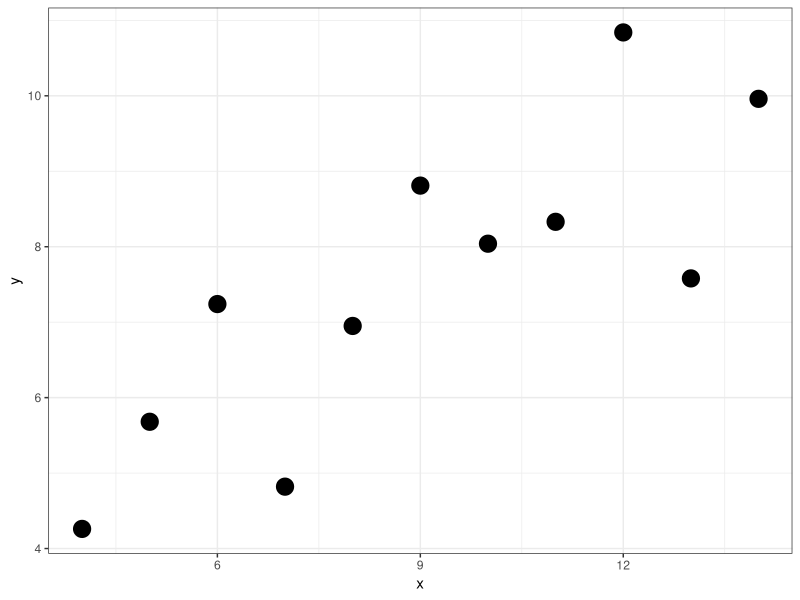
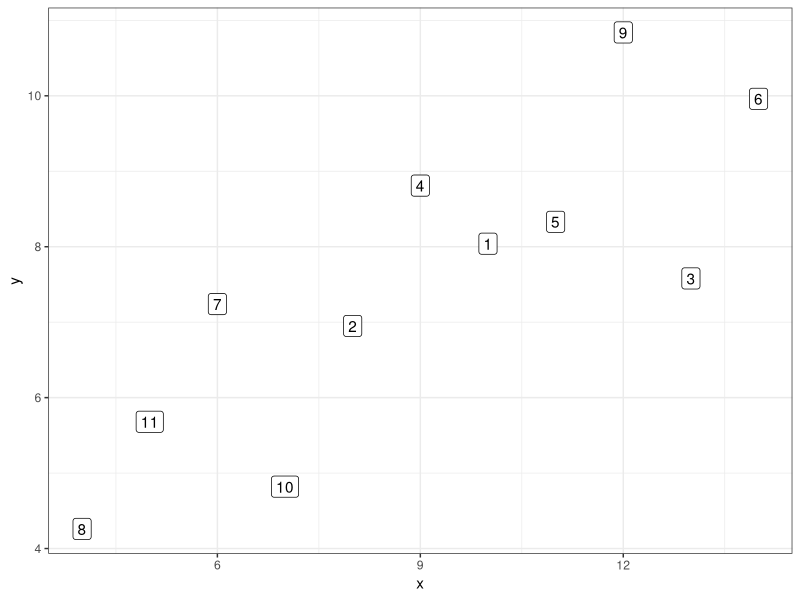
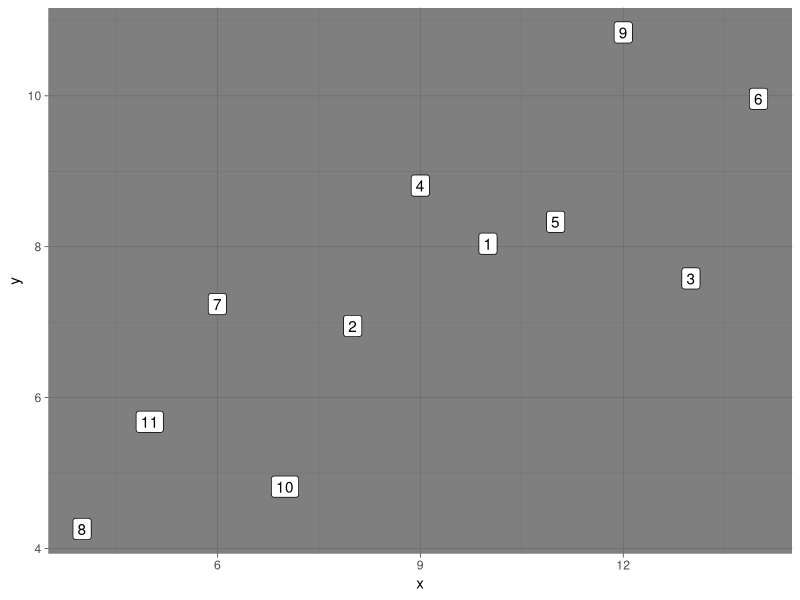
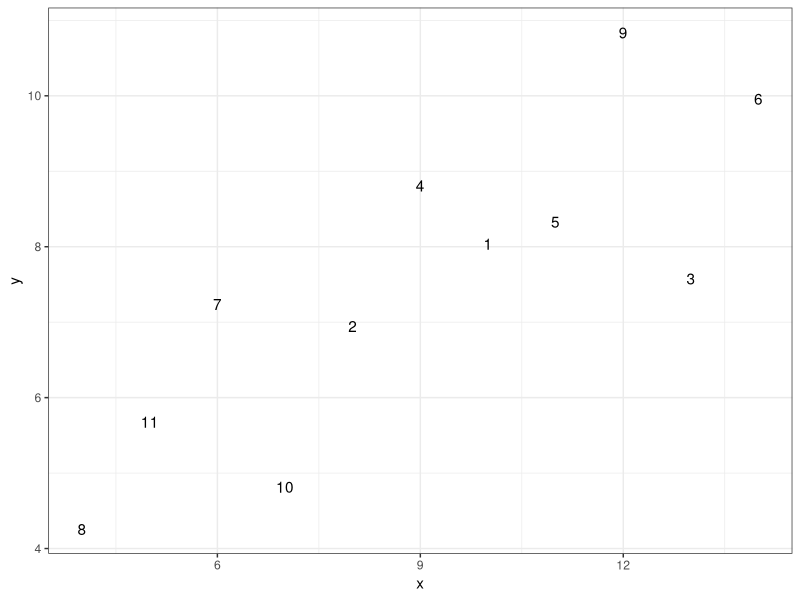
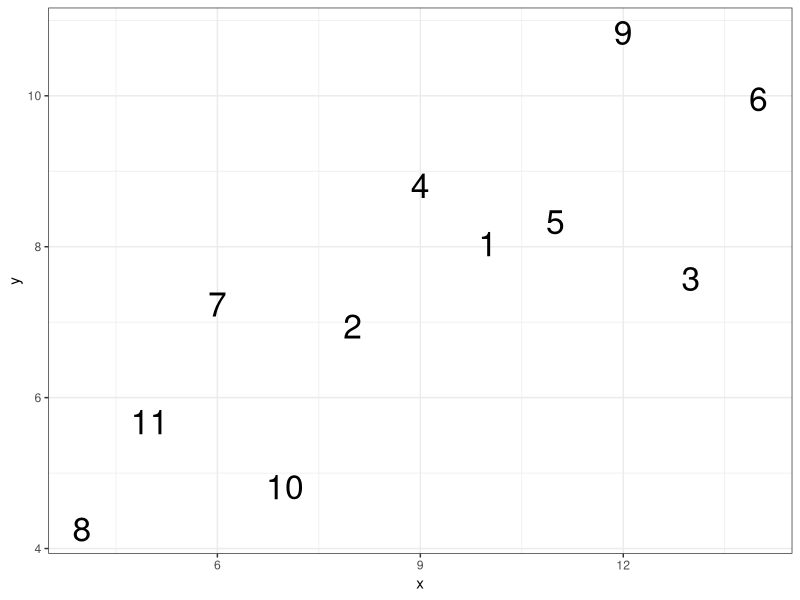
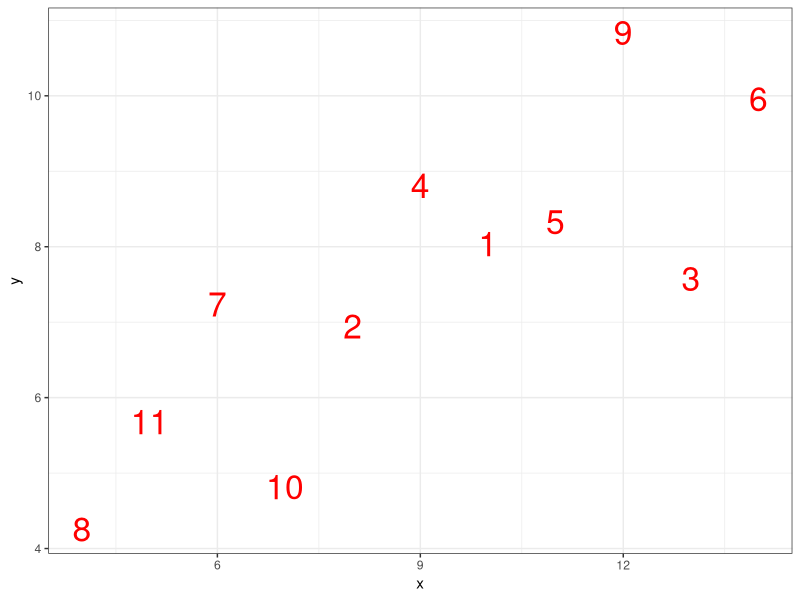
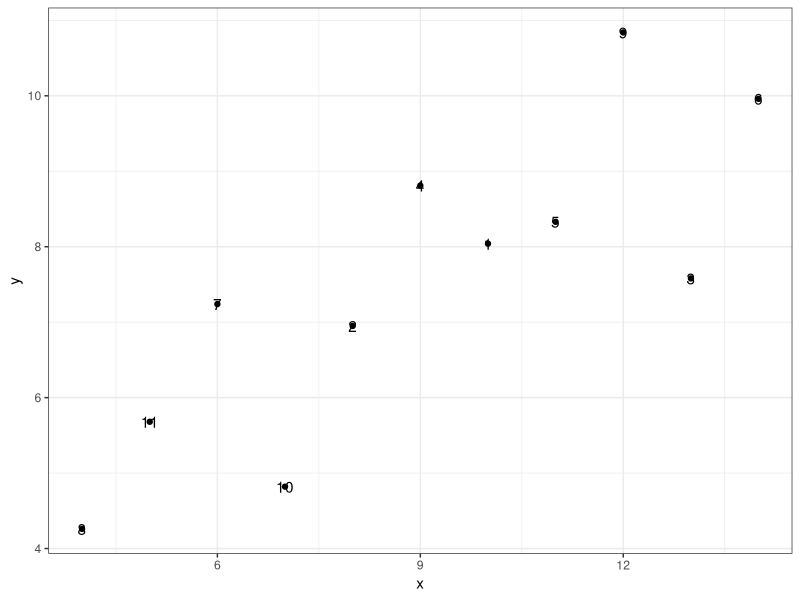
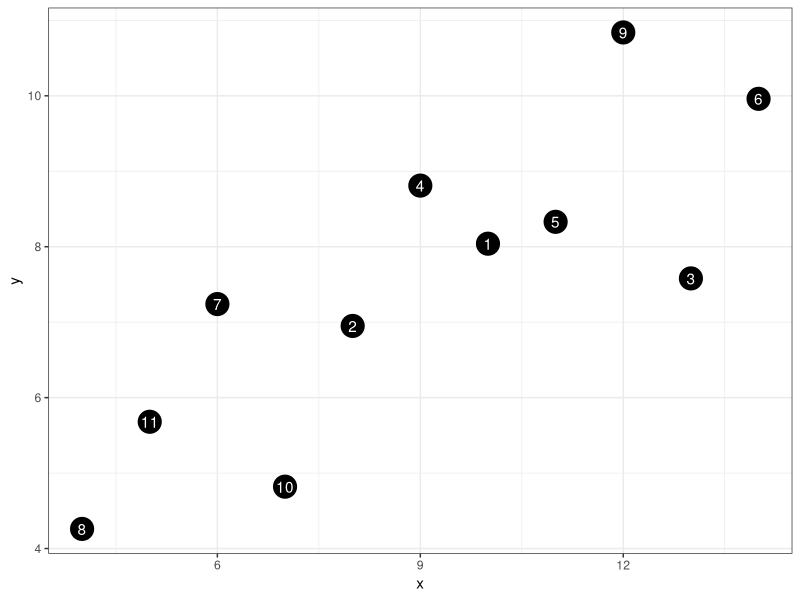

These figures' R source, in order:
## ---- chunk 1
knitr::opts_chunk$set(echo = TRUE)
## ---- chunk 2
library(tidyverse)
## ---- chunk 3
anscombe %>% glimpse()
## ---- chunk 4
anscombe
## ---- chunk 5
a1 <- anscombe %>% 
  select(ends_with("1")) %>% 
  rename(x = x1, y = y1)

a1 %>% glimpse()
## ---- chunk 6
a1 %>% 
  ggplot(mapping = aes(x = x, y = y)) +
  geom_point(size = 5.5) +
  theme_bw()
## ---- chunk 7
a1
## ---- chunk 8
a1 %>% 
  tibble::rowid_to_column()
## ---- chunk 9
a1 %>% 
  tibble::rowid_to_column() %>% 
  ggplot(mapping = aes(x = x, y = y)) +
  geom_label(mapping = aes(label = rowid)) +
  theme_bw()
## ---- chunk 10
a1 %>% 
  tibble::rowid_to_column() %>% 
  ggplot(mapping = aes(x = x, y = y)) +
  geom_label(mapping = aes(label = rowid)) +
  theme_dark()
## ---- chunk 11
a1 %>% 
  tibble::rowid_to_column() %>% 
  ggplot(mapping = aes(x = x, y = y)) +
  geom_text(mapping = aes(label = rowid)) +
  theme_bw()
## ---- chunk 12
a1 %>% 
  tibble::rowid_to_column() %>% 
  ggplot(mapping = aes(x = x, y = y)) +
  geom_text(mapping = aes(label = rowid),
            size = 8.5) +
  theme_bw()
## ---- chunk 13
a1 %>% 
  tibble::rowid_to_column() %>% 
  ggplot(mapping = aes(x = x, y = y)) +
  geom_text(mapping = aes(label = rowid),
            size = 8.5, color = 'red') +
  theme_bw()
## ---- chunk 14
a1 %>% 
  tibble::rowid_to_column() %>% 
  ggplot(mapping = aes(x = x, y = y)) +
  geom_point() +
  geom_text(mapping = aes(label = rowid)) +
  theme_bw()
## ---- chunk 15
a1 %>% 
  tibble::rowid_to_column() %>% 
  ggplot(mapping = aes(x = x, y = y)) +
  geom_point(size = 7.5, color = 'black') +
  geom_text(mapping = aes(label = rowid),
            color = 'white') +
  theme_bw()
## ---- chunk 16
a1 %>% 
  tibble::rowid_to_column() %>% 
  ggplot(mapping = aes(x = x, y = y)) +
  geom_point(size = 10, color = 'grey') +
  geom_text(mapping = aes(label = rowid,
                          color = rowid,
                          size = rowid)) +
  scale_color_viridis_c() +
  scale_size_continuous() +
  theme_bw()
## ---- chunk 17
a1 %>% 
  tibble::rowid_to_column() %>% 
  ggplot(mapping = aes(x = x, y = y)) +
  geom_point(size = 10,
             mapping = aes(fill = rowid),
             shape = 21, color = 'black', stroke = 1.) +
  geom_text(mapping = aes(label = rowid,
                          color = rowid > 6)) +
  scale_fill_viridis_c() +
  scale_color_manual(values = c("TRUE" = 'black',
                                "FALSE" = 'white')) +
  theme_bw()
## ---- chunk 18
a1 %>% 
  tibble::rowid_to_column() %>% 
  ggplot(mapping = aes(x = x, y = y)) +
  geom_point(size = 10,
             mapping = aes(fill = rowid),
             shape = 21, color = 'black', stroke = 1.) +
  geom_text(mapping = aes(label = rowid,
                          color = rowid > 6)) +
  scale_fill_viridis_c(guide = FALSE) +
  scale_color_manual(guide = FALSE,
                     values = c("TRUE" = 'black',
                                "FALSE" = 'white')) +
  theme_bw()
## ---- chunk 19
a1 %>% 
  ggplot(mapping = aes(x = x, y = y)) +
  geom_line() +
  theme_bw()
## ---- chunk 20
a1 %>% 
  ggplot(mapping = aes(x = x, y = y)) +
  geom_line() +
  geom_point() +
  theme_bw()
## ---- chunk 21
a1 %>% 
  tibble::rowid_to_column() %>% 
  ggplot(mapping = aes(x = x, y = y)) +
  geom_line(size = 1.) +
  geom_point(size = 10,
             mapping = aes(fill = rowid),
             shape = 21, color = 'black', stroke = 1.) +
  geom_text(mapping = aes(label = rowid,
                          color = rowid > 6)) +
  scale_fill_viridis_c(guide = FALSE) +
  scale_color_manual(guide = FALSE,
                     values = c("TRUE" = 'black',
                                "FALSE" = 'white')) +
  theme_bw()
## ---- chunk 22
a1 %>% 
  ggplot(mapping = aes(x = x, y = y)) +
  geom_path() +
  theme_bw()
## ---- chunk 23
a1 %>% 
  tibble::rowid_to_column() %>% 
  ggplot(mapping = aes(x = x, y = y)) +
  geom_path(size = 1.55) +
  geom_point(size = 10,
             mapping = aes(fill = rowid),
             shape = 21, color = 'black', stroke = 1.) +
  geom_text(mapping = aes(label = rowid,
                          color = rowid > 6)) +
  scale_fill_viridis_c(guide = FALSE) +
  scale_color_manual(guide = FALSE,
                     values = c("TRUE" = 'black',
                                "FALSE" = 'white')) +
  theme_bw()
## ---- chunk 24
a1 %>% 
  tibble::rowid_to_column() %>% 
  ggplot(mapping = aes(x = x, y = y)) +
  geom_path(size = 4.5, color = 'black', alpha = 0.25) +
  geom_line(size = 1.25, color = 'red', linetype = 'dashed') +
  geom_point(size = 10,
             mapping = aes(fill = rowid),
             shape = 21, color = 'black', stroke = 1.) +
  geom_text(mapping = aes(label = rowid,
                          color = rowid > 6)) +
  scale_fill_viridis_c(guide = FALSE) +
  scale_color_manual(guide = FALSE,
                     values = c("TRUE" = 'black',
                                "FALSE" = 'white')) +
  theme_bw()
## ---- chunk 25
a1 %>% 
  ggplot(mapping = aes(x = x, y = y)) +
  geom_point(size = 5.5) +
  geom_smooth(method = lm) +
  theme_bw()
## ---- chunk 26
a1 %>% 
  ggplot(mapping = aes(x = x, y = y)) +
  geom_point(size = 5.5) +
  geom_smooth(formula = y ~ x,
              method = lm) +
  theme_bw()
## ---- chunk 27
a1 %>% 
  ggplot(mapping = aes(x = x, y = y)) +
  geom_point(size = 5.5) +
  geom_smooth(formula = y ~ x,
              method = lm,
              se = FALSE) +
  theme_bw()
## ---- chunk 28
a1 %>% 
  tibble::rowid_to_column() %>% 
  ggplot(mapping = aes(x = x, y = y)) +
  geom_path(size = 4.5, color = 'black', alpha = 0.25) +
  geom_line(size = 1.25, color = 'red', linetype = 'dashed') +
  geom_point(size = 10,
             mapping = aes(fill = rowid),
             shape = 21, color = 'black', stroke = 1.) +
  geom_text(mapping = aes(label = rowid,
                          color = rowid > 6)) +
  geom_smooth(formula = y ~ x,
              method = lm,
              se = FALSE,
              size = 1.55) +
  scale_fill_viridis_c(guide = FALSE) +
  scale_color_manual(guide = FALSE,
                     values = c("TRUE" = 'black',
                                "FALSE" = 'white')) +
  theme_bw()
